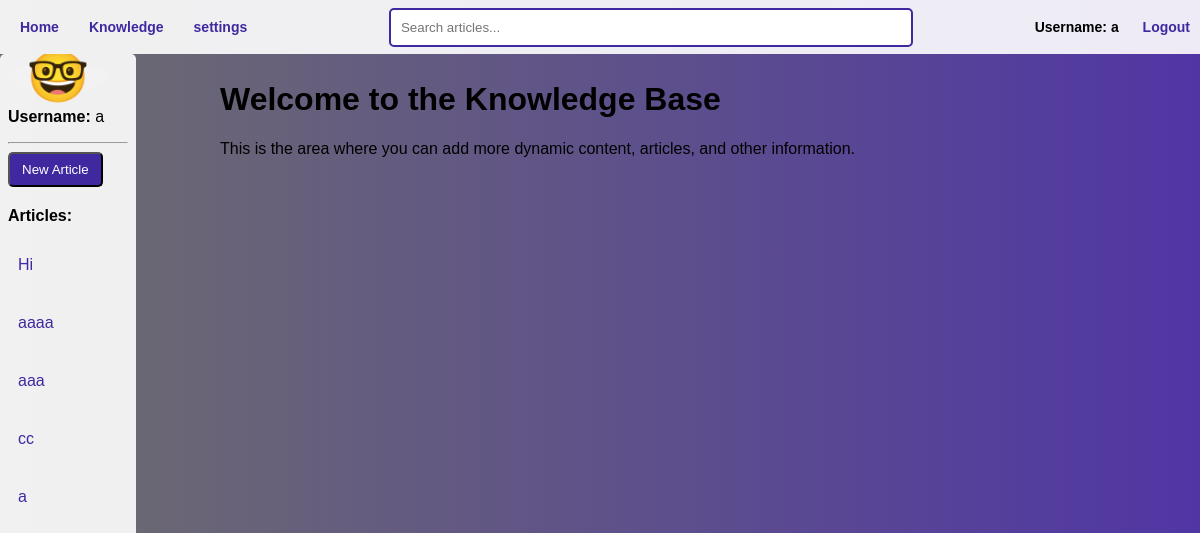
Before: /knowledge (signed in) with the older database file.
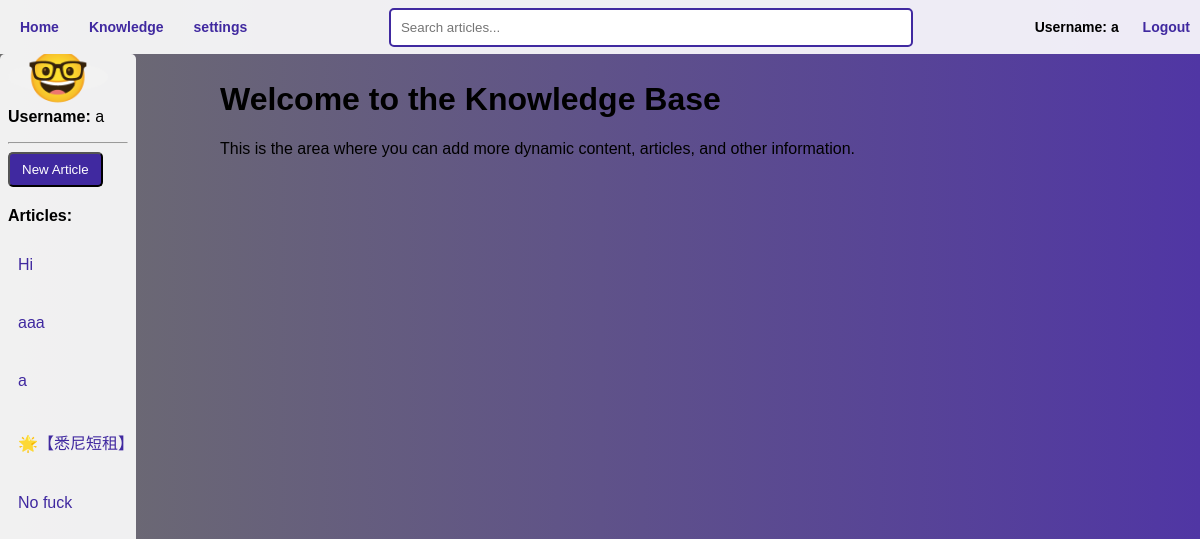
After: the same page with the newer database file.
### models.py (models this page shows)
class Base(DeclarativeBase):
    pass

class Article(Base):
    __tablename__ = "articles"
    id = Column(Integer, primary_key=True)
    title = Column(String(255), nullable=False)
    content = Column(Text, nullable=False)
    author = Column(String(100), nullable=False)
    publish_date = Column(DateTime, nullable=False)
    comments = relationship("Comment", order_by="Comment.id", back_populates="article")

### app.py (the view)
@app.route('/knowledge')
def show_knowledge():
    username = session.get('username')
    if not username:
        return redirect(url_for('login'))
    user = db.get_user(username)
    if not user:
        return redirect(url_for('login'))
    articles = db.get_all_articles()
    can_delete_comments = user.role in ['admin', 'staff']
    return render_template('knowledge.jinja', username=username, articles=articles, can_delete_comments=can_delete_comments)

### db.py (called while the page is built)
def get_user(username: str):
    with Session(engine) as session:
        return session.get(User, username)

def get_all_articles():
    with Session(engine) as session:  # 确保使用了正确的 engine 对象
        return session.query(Article).all()

### templates/knowledge.jinja (shortened to what this page needs)
{% extends 'base.jinja' %}
{% block content %}
<nav class="top-nav">
    <div class="nav-group">
        <a href="/home?username={{ username }}" class="nav-link">Home</a>
        <a href="/knowledge" class="nav-link">Knowledge</a>
        <a href="/settings" class="nav-link">settings</a>
    </div>
    <div class="search-container">
        <input type="text" placeholder="Search articles..." class="search-bar">
    </div>
    <div class="nav-group">
        <ol style="list-style: none; padding: 0;">
            <li style="display: inline-block; margin-right: 10px;">
                Username: {{ username }}
            </li>
            <li style="display: inline-block;">
                <a href="javascript:void(0)" onclick="logoutAndClearStorage()" class="btn">Logout</a>
            </li>
        </ol>
    </div>
</nav>
<nav class="side-nav">
    <div class="user-avatar">🤓</div>
    <p><strong>Username:</strong> {{ username }}</p>
    <hr>
    <button class="btn-new-article" onclick="location.href='{{ url_for('new_article_form') }}'">New Article</button>
    <p><strong>Articles:</strong></p>
    <ul>
        {% for article in articles %}
            <li><a href="javascript:void(0);" onclick="loadArticle({{ article.id }})" class="nav-link">{{ article.title }}</a></li>
        {% endfor %}
    </ul>
</nav>
<div class="content-area">
    <h1>Welcome to the Knowledge Base</h1>
    <p>This is the area where you can add more dynamic content, articles, and other information.</p>
</div>
{% endblock %}

Changed rows visible on the page:
removed Article: title "aaaa"
removed Article: title "cc"
added Article: title "🌟【悉尼短…"
added Article: title "No fuck"
